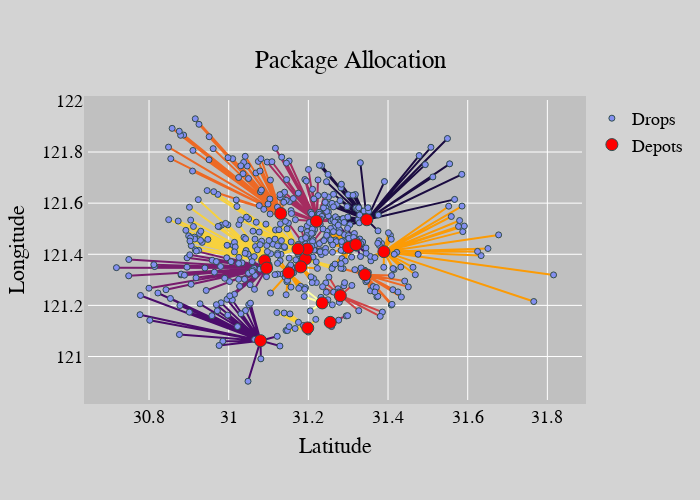

The cell this chart's notebook holds for it:
### Code cell
# Load dummy data
depot_locations, drop_locations, depot_ids, drop_ids, depot_capacities = multi_depot_package_allocation.get_dummy_data().value

# Generate results
allocation_results = multi_depot_package_allocation.allocate_packages(depot_locations, drop_locations, depot_ids, drop_ids, depot_capacities).value

# Plot results
fig = multi_depot_package_allocation.get_allocations_plot_plotly(allocation_results).value
fig.show()
